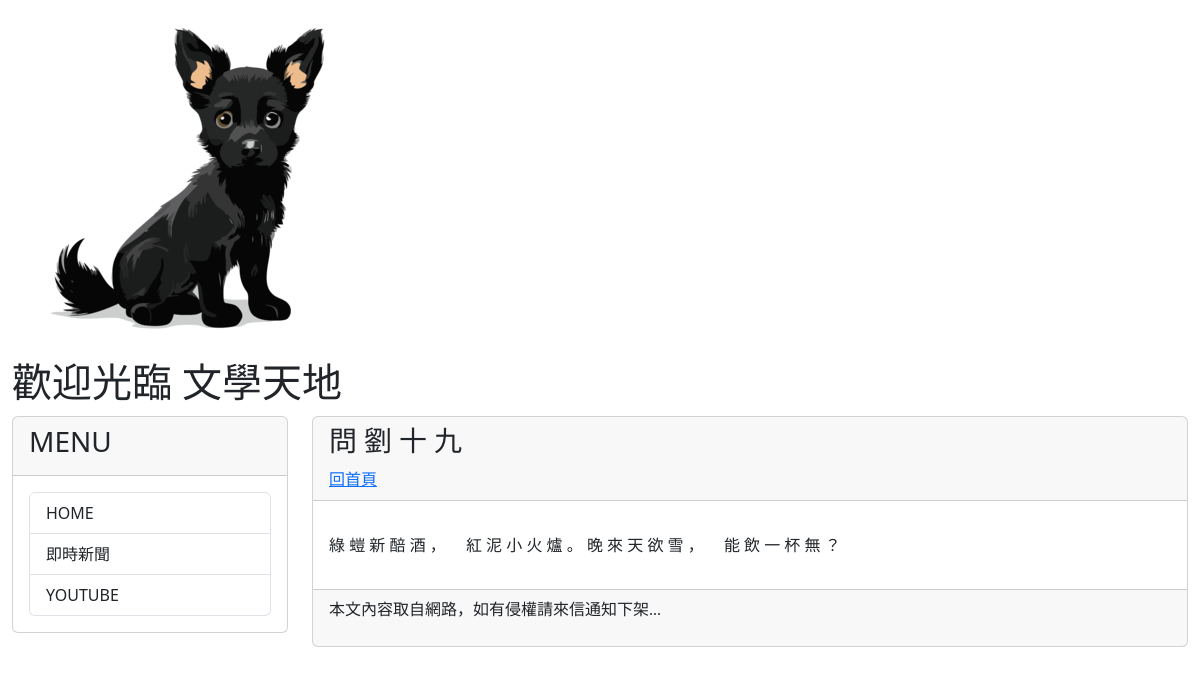
Page /post/liu19z/ on the earlier database version.
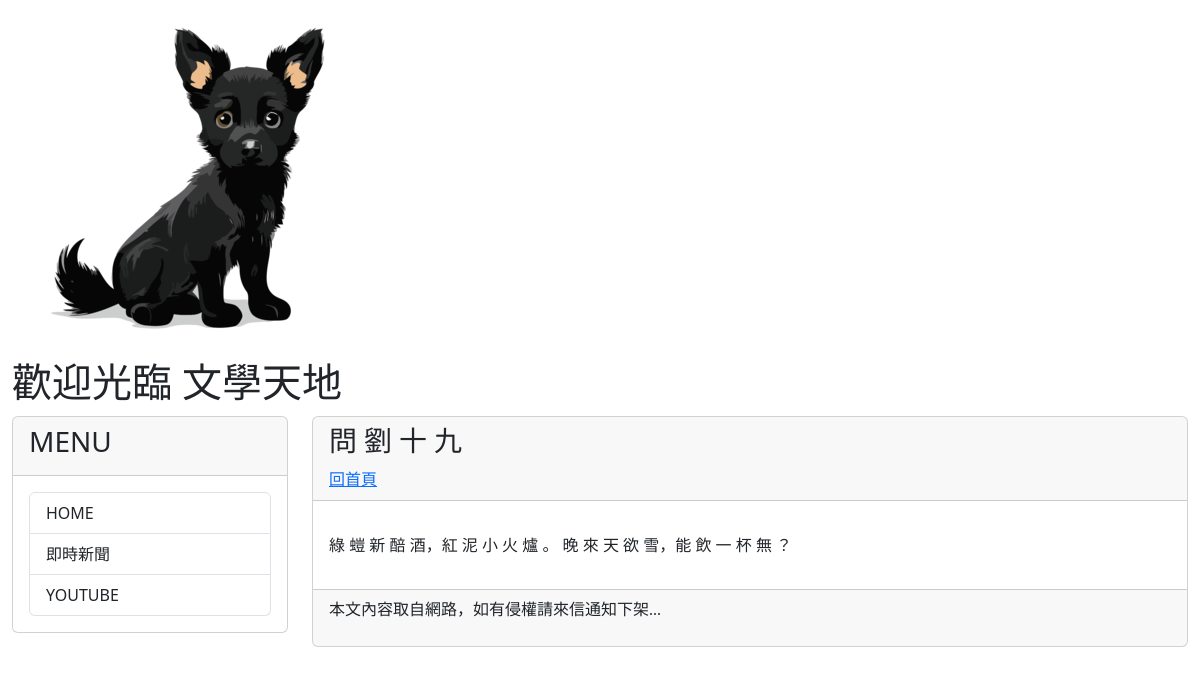
Same page on the later database version.
### mysite/models.py (models this page shows, shortened)
class Post(models.Model):
    title = models.CharField(max_length=200)
    slug = models.CharField(max_length=200)
    body = models.TextField()
    pub_date = models.DateTimeField(auto_now_add=True) #自動取得現在時間
    class Meta:
        ordering = ('-pub_date',) #用pub_date去排序 -反向排序

### mysite/views.py (the view)
# urls.py: path('post/<slug:slug>/', mv.showpost, name="showpost"),
def showpost(request, slug):
    post = Post.objects.get(slug=slug)
    return render(request, 'post.html', locals())

### mysite/templatetags/markdown_extras.py (called while the page is built)
@register.filter
def convert_markdown(text):
    return markdown.markdown(text)

### mysite/templates/post.html (shortened to what this page needs)
{% extends "base2.html" %}
{% load markdown_extras %}
{% block headmessage %}
<h3 style='font-family:微軟正黑體;'>{{ post.title }}</h3>
<a style='font-family:微軟正黑體;' href='/'>回首頁</a>
{% endblock headmessage %}
{% block content %}
<p style='font-family:微軟正黑體;font-size:12pt;letter-spacing:2pt;'>
    {{ post.body | convert_markdown | safe }}</a>
</p>
{% endblock content %}

Differences in the rows shown:
changed Post: body|convert_markdown "綠 螘 新 醅 酒 ， 紅 泥 小 火 爐 。 晚 來 天 欲 雪 ， 能 飲 一 杯 無 ？" → "綠 螘 新 醅 酒，紅 泥 小 火 爐 。 晚 來 天 欲 雪，能 飲 一 杯 無 ？"
